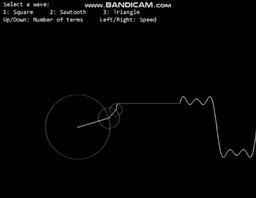
#> input picture images/imageof fourierwave.jpg, 256 x 198 px, shrunk from 1082 x 837 before the run
$ python -i Image.py   (imports and definitions only)
#> lines starting #> are read from the running program, lines starting #| are printed output that depends on the picture; after the words box and inside, x2 and y2 are one past the last pixel; in counts of white or black regions, pixels touching at a corner belong together
import cv2
import numpy as np
from bisect import bisect
from scipy.spatial.distance import cdist
from collections import defaultdict

class Image(object):
    def __init__(self, img_loc, shape = None):
#> called with img_loc = 'images/imageof fourierwave.jpg'
        self.img = cv2.imread(img_loc)
#> self.img is the input picture: shape (198, 256, 3); mean B, G, R 3.7, 3.7, 3.7
        if shape:
            self.img = cv2.resize(self.img, shape)

    def sort(self):
        contours = self.find_contours()
        return np.vstack([contours[idx][start::-1] if start is None and end is None and stride == -1
                                                   else contours[idx] if start is None and end is None and stride == 1
                                                   else contours[idx][:end:-1] if start is None and end is not None and stride == -1
                                                   else contours[idx][start:end:stride] for idx, (start, end, stride) in self.find_order(contours)])

    def find_contours(self):
        edges = cv2.Canny(self.img, 100, 255)
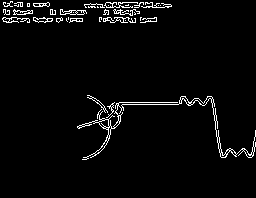
#> edges: shape (198, 256); 3.4% white in thin lines or dots, all inside (x1, y1, x2, y2) = (2, 1, 256, 160)
        ret, thresh = cv2.threshold(edges, 127, 255, 0)
        contours, __ = cv2.findContours(thresh, cv2.RETR_TREE, cv2.CHAIN_APPROX_SIMPLE)
#> contours = 103 contours, 78 with area under 20; largest, box (x1, y1, x2, y2) and area: (77, 96, 256, 160) 486, (60, 9, 87, 15) 82, (190, 96, 213, 106) 62, (33, 17, 53, 23) 60, (98, 119, 110, 128) 59

        return contours

    def find_order(self, contours):
        order = []
        stack = [(0, 0, 0)]
        paths = self.find_paths(contours)

        while stack:
            cur_contour, cur_pos, original_pos = stack.pop(-1)
            if paths[cur_contour]:
                pos = bisect([start for _, (start,_) in paths[cur_contour]], cur_pos)
                next_contour, (start, end) = paths[cur_contour].pop(pos-1 if pos>0 else 0)
                order.append((cur_contour, (cur_pos, start+1, 1) if start+1 > cur_pos else (cur_pos, start-1 if start>0 else None, -1)))
                stack.append((cur_contour, start, original_pos))
                if next_contour in paths:
                    stack.append((next_contour, end, end))
                else:
                    order.append((next_contour, (end, None, -1)))
                    order.append((next_contour, (None, None, 1)))
                    order.append((next_contour, (None, end-1 if end > 0 else None, -1)))
            else:
                order.append((cur_contour, (cur_pos, None, 1)))
                order.append((cur_contour, (None, original_pos-1 if original_pos > 0 else None, -1)))

        return order

    def find_paths(self, contours):
        points = np.vstack(contours)
#> points = contour of 1669 points, box (x1, y1, x2, y2) (2, 1, 256, 160), area 2070
        points = points.reshape((points.shape[0], 2))
#> points = 1669 pairs, first value 2 to 255, second value 1 to 159
        dist = cdist(points, points)
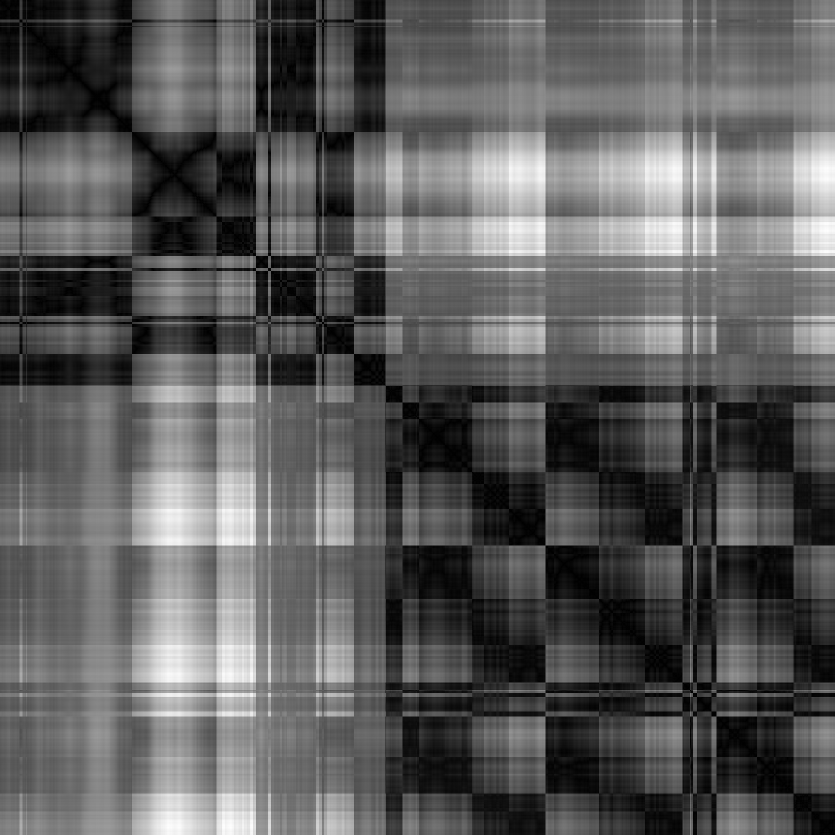
#> dist: shape (1669, 1669) float64 (shown at 1/2 size); min 0, max 293.1, mean 105.8; drawn with min black and max white

        len_arr = np.array([len(contour) for contour in contours], dtype = np.int_)
#> len_arr = 103 values, max 394 at index 3, min 1 at index 39, mean 16.2
        end_points = np.add.accumulate(len_arr)
#> end_points = 103 values from 29 to 1669

        start = 0
        start_end = []
        for end in end_points:
            dist[start:end:, start:end:] = np.inf
            start_end.append((start, end))
            start = end
#> this loop made 103 passes
#> (end, start) on passes 1 to 12: (29, 29), (33, 33), (39, 39), (433, 433), (444, 444), (450, 450), (468, 468), (478, 478), (484, 484), (488, 488), (494, 494), (500, 500)
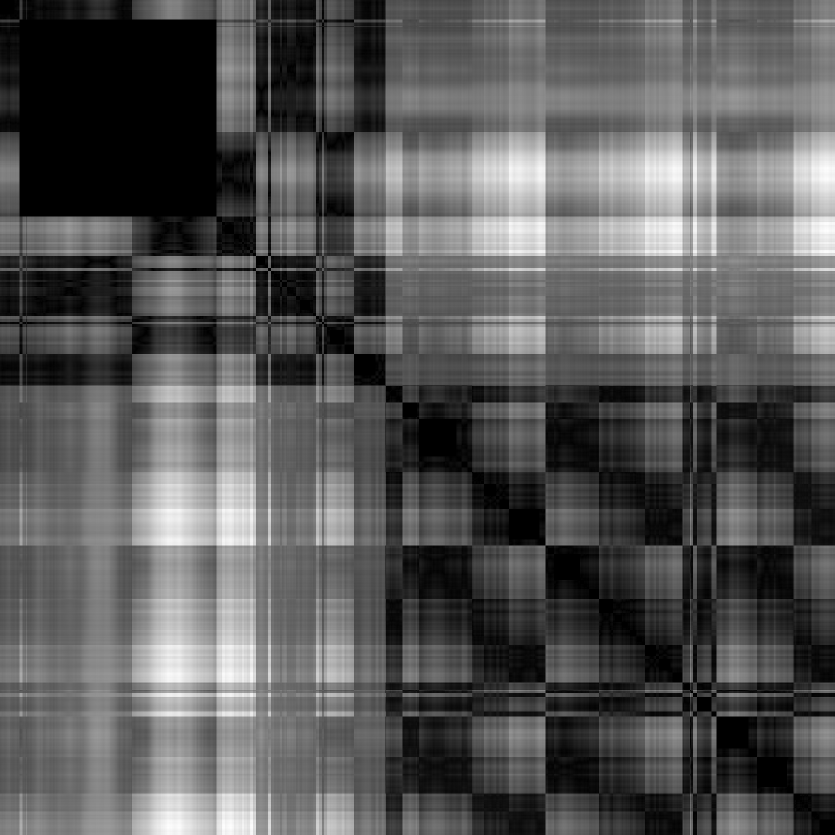
#> dist: shape (1669, 1669) float64 (shown at 1/2 size); 6.84% of the values are NaN or infinite; the others: min 0, max 293.1, mean 109; drawn with min black, max white, NaN and infinite black
#> after the loop, start_end = 103 pairs, first value 0 to 1639, second value 29 to 1669

        paths = defaultdict(list)
        temp_order = [0]
        temp_start_end  = [start_end[0]]
#> temp_start_end = [(0, 29)]
        temp_dist = dist[start_end[0][0]:start_end[0][1]]

        while len(temp_order) < end_points.size:
            row_min = np.argmin(temp_dist, axis = 0)
            cols = np.indices(row_min.shape)
            col_min = np.argmin(temp_dist[row_min, cols])

            temp_row, temp_col = row_min[col_min], col_min
            temp_cur_contour = self.find_contour_index(temp_row, temp_start_end)
            cur_contour  = temp_order[temp_cur_contour]
            row = temp_row - temp_start_end[temp_cur_contour][0]
            next_contour = self.find_contour_index(temp_col, start_end)
            col = temp_col - start_end[next_contour][0]

            paths[cur_contour].append((next_contour, (row, col)))
            start, end = start_end[next_contour]
            for order in temp_order:
                new_start, new_end = start_end[order]
                dist[new_start:new_end:, start:end:] = np.inf
                dist[start:end:, new_start:new_end:] = np.inf

            temp_order.append(next_contour)
            temp_len_arr = np.array([len(contours[order]) for order in temp_order], dtype = np.int_)
            temp_end_points = np.add.accumulate(temp_len_arr)
            temp_start_end.append((temp_start_end[-1][-1], temp_start_end[-1][-1]+temp_len_arr[-1]))
            temp_dist = dist[np.hstack([np.arange(start_end[order][0], start_end[order][1]) for order in temp_order])]
#> this loop made 102 passes
#> (col_min, temp_row, temp_col, temp_cur_contour, cur_contour, row, next_contour, col) on passes 16 to 27: (536, 305, 536, 3, 3, 266, 16, 0), (542, 169, 542, 3, 3, 130, 17, 0), (548, 164, 548, 3, 3, 125, 18, 0), (557, 549, 557, 18, 18, 1, 19, 3), (560, 138, 560, 3, 3, 99, 20, 0), (564, 83, 564, 3, 3, 44, 21, 0), (574, 136, 574, 3, 3, 97, 22, 0), (580, 134, 580, 3, 3, 95, 23, 0), (586, 132, 586, 3, 3, 93, 24, 0), (593, 71, 593, 3, 3, 32, 25, 1), (601, 92, 601, 3, 3, 53, 26, 1), (620, 95, 620, 3, 3, 56, 27, 0)
#> (col_min, temp_row, temp_col, temp_cur_contour, cur_contour, row, next_contour, col) on passes 2 to 7: (35, 28, 35, 0, 0, 28, 2, 2), (58, 27, 58, 0, 0, 27, 3, 19), (433, 311, 433, 3, 3, 272, 4, 0), (444, 357, 444, 3, 3, 318, 5, 0), (450, 327, 450, 3, 3, 288, 6, 0), (468, 319, 468, 3, 3, 280, 7, 0)
#> pass 3, in find_paths, `temp_dist = dist[np.hstack([np.arange(start_end[order][0], start_end[o..`:
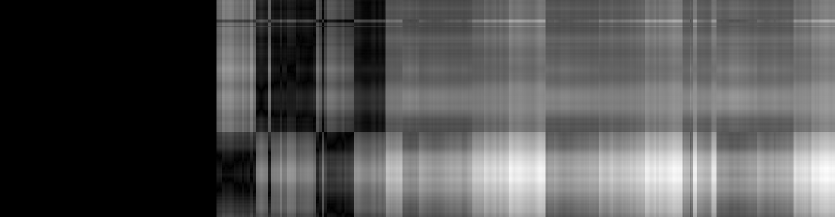
#> temp_dist: shape (433, 1669) float64 (shown at 1/2 size); 25.94% of the values are NaN or infinite; the others: min 0, max 293.1, mean 127.6; drawn with min black, max white, NaN and infinite black
#> after the loop: dist: shape (1669, 1669) float64; every value is NaN or infinite
#> after the loop, temp_order = 103 values, max 102 at index 84, min 0 at index 0, mean 51; temp_start_end = 103 pairs, first value 0 to 1640, second value 29 to 1669

        for contour in paths:
            paths[contour].sort(key = lambda x: x[1][0])
        return paths

    def find_contour_index(self, idx, start_end):
        for i, (start, end) in enumerate(start_end):
            if start <= idx < end:
                return i
        return len(start_end) - 1


>>> result = Image('images/imageof fourierwave.jpg').sort()
#> in find_order, `paths = self.find_paths(contours)`: paths = 40 items
